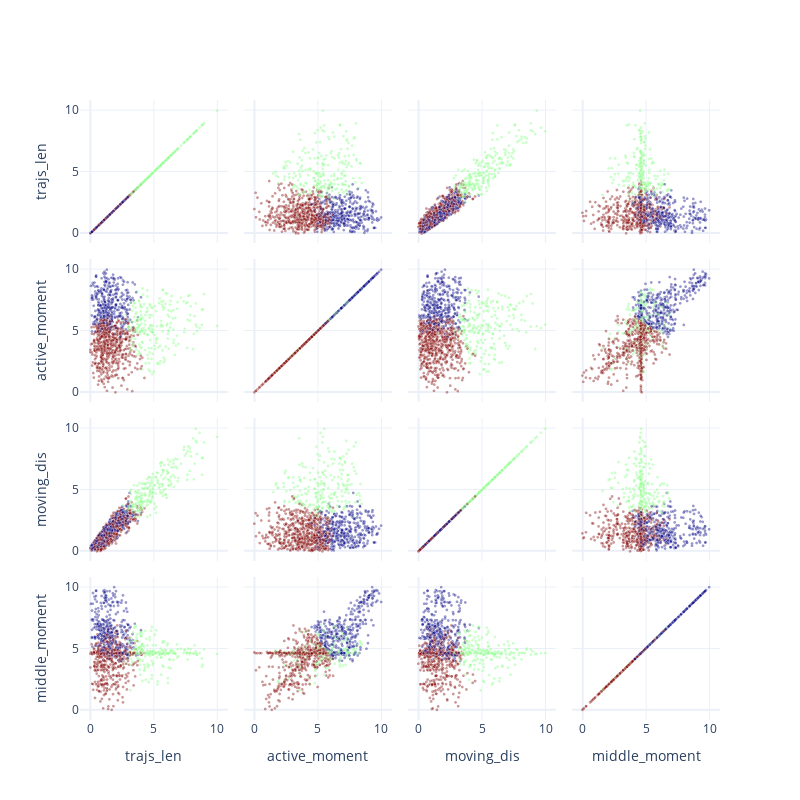

The notebook cell this image was saved under:
### Code cell
df_cluster['cluster'] = utils.Kmeans(df_cluster,parse_list,3)
myplot.Scatter_Matrix(df_cluster,
                      dimentions = parse_list,
                        color = 'cluster',
                        color_scale='Jet')
df_cluster.cluster.value_counts()

### Figure 1 — Plotly figure (JSON) as saved in the notebook; plotly's stock layout.template omitted (floating-point values rounded to 4 significant figures; data arrays with more than 128 entries replaced by an {"elided": "..."} marker saying what was removed)
{"data": [{"dimensions": [{"label": "trajs_len", "values": {"elided": "1216 float values"}}, {"label": "active_moment", "values": {"elided": "1216 float values"}}, {"label": "moving_dis", "values": {"elided": "1216 float values"}}, {"label": "middle_moment", "values": {"elided": "1216 float values"}}], "marker": {"color": {"elided": "1216 int values"}, "colorscale": [[0, "rgb(0,0,131)"], [0.2, "rgb(0,60,170)"], [0.4, "rgb(5,255,255)"], [0.6, "rgb(255,255,0)"], [0.8, "rgb(250,0,0)"], [1, "rgb(128,0,0)"]], "line": {"color": "white", "width": 0.5}, "opacity": 0.4, "showscale": false, "size": 3}, "type": "splom"}], "layout": {"dragmode": "select", "height": 800, "hovermode": "closest", "width": 800}}
